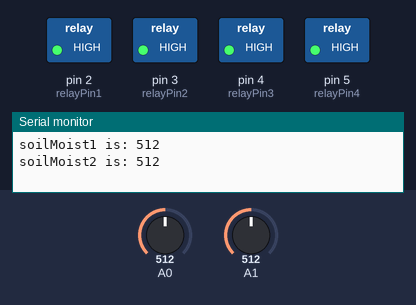
Simulated run of this sketch. Board: Arduino Uno, built with avr-gcc and run on an emulated ATmega328P. On the bench: switched loads named in the sketch (green lamp = pin HIGH), the last lines printed to the serial monitor. Inputs (shaded band) come from the test bench; at power-on: A0 = 512, A1 = 512.

Above: at 1.2 s.
1.3 s: A0 set to 689
3.9 s: A0 set to 712
At 5.3 s:
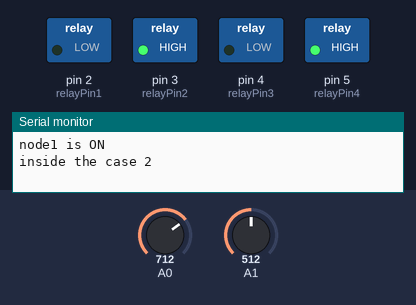
6.0 s: A1 set to 692
7.5 s: A1 set to 716
At 9.4 s:
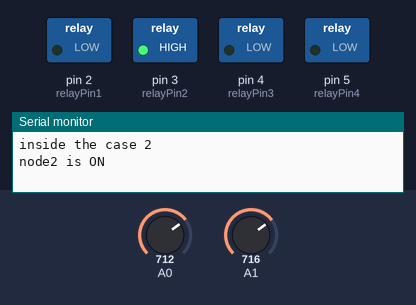
9.7 s: A0 set to 343
12.7 s: A0 set to 316
At 14.1 s:
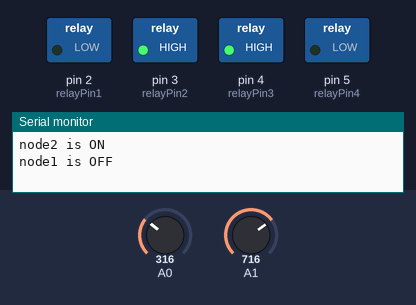
Timing chart, 0 to 15.7 s (numbered marks = the images above; inputs shaded):
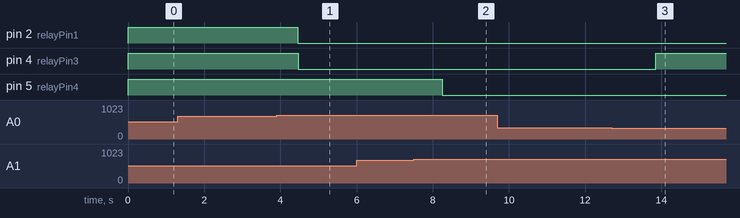

Measured:
- the behaviour switches between 700 and 701 on A0 (found by bisection; images 0 and 1)
- the behaviour switches between 700 and 701 on A1 (found by bisection; images 1 and 2)
- the behaviour switches between 325 and 324 on A0 (found by bisection; images 2 and 3)
- after the input at 3.9 s, pin 2 (relayPin1): HIGH → LOW after 0.56 s; pin 4 (relayPin3): HIGH → LOW after 0.58 s
- after the input at 7.5 s, pin 5 (relayPin4): HIGH → LOW after 0.74 s
- after the input at 12.7 s, pin 4 (relayPin3): LOW → HIGH after 1.2 s

The sketch:

relay_node.ino
```cpp
#define relayPin1 2
#define relayPin2 3
#define relayPin3 4
#define relayPin4 5

/*----(Variable declaration)-----*/
int soilMoist1;
int soilMoist2;
int wp = 700;
int fc = 325;
bool node1LockFlag = 0;
bool node2LockFlag = 0;
bool pumpOnFlag = 0;
bool pumpOffFlag = 0;

void setup()
{
  Serial.begin(9600);
  pinMode(relayPin1, OUTPUT);
  pinMode(relayPin2, OUTPUT);
  pinMode(relayPin3, OUTPUT);
  pinMode(relayPin4, OUTPUT);
  digitalWrite(relayPin1, HIGH);
  digitalWrite(relayPin2, HIGH);
  digitalWrite(relayPin3, HIGH);
  digitalWrite(relayPin4, HIGH);
}
void loop()
{
  for (int i = 0; i < 8; i++)
  {
    analogRead(0);
    delay(50);
  }
  soilMoist1 = analogRead(0);
  for (int i = 0; i < 8; i++)
  {
    analogRead(1);
    delay(50);
  }
  soilMoist2 = analogRead(1);
  Serial.print("soilMoist1 is: ");
  Serial.println(soilMoist1);
  Serial.print("soilMoist2 is: ");
  Serial.println(soilMoist2);
  nodeOnOff();
  Serial.println(" ");
  delay(1000);
}
void nodeOnOff()
{
  if (soilMoist1 > wp || soilMoist2 > wp)
  {
    Serial.println("inside the irrigation mode");
    if (pumpOnFlag == 0)
    {
      Serial.println("Pump is TURN ON");
      pumpOn();
      pumpOnFlag = 1;
      pumpOffFlag = 0;
    }
    if (soilMoist1 > soilMoist2 || node1LockFlag == 1)
    {
      Serial.println("inside the case 1");
      if (soilMoist1 > wp)
      {
        digitalWrite(relayPin3, LOW);
        node2LockFlag = 1;
        node1LockFlag = 1;
        Serial.println("node1 is ON");
      }
    }
    if ((soilMoist2 > soilMoist1) || node2LockFlag == 1)
    {
      Serial.println("inside the case 2");
      if (soilMoist2 > wp)
      {
        Serial.println("node2 is ON");
        digitalWrite(relayPin4, LOW);
        node2LockFlag = 1;
        node1LockFlag = 1;
      }
    }

  }
  if ((soilMoist1 < fc) || (soilMoist2 < fc))
  {
    if (soilMoist1 < fc)
    {
      Serial.println("node1 is OFF");
      digitalWrite(relayPin3, HIGH);
      node2LockFlag = 0;
    }
    if (soilMoist2 < fc)
    {
      Serial.println("node1 is OFF");
      digitalWrite(relayPin4, HIGH);
      node1LockFlag = 0;
      node2LockFlag = 0;
    }

    if (pumpOffFlag == 0 && soilMoist1 <fc && soilMoist2 <fc)
    {
      pumpOff();
      pumpOffFlag = 1;
      Serial.println("Pump is OFF");
    }
    node1LockFlag = 0;
    node2LockFlag = 0;
    pumpOnFlag = 0;
  }
}
void pumpOn()
{
  /*-----(LOGIC TO TURN OFF THE 1 PHASE PUMP)-----*/
  Serial.println("TURN ON THE 1 PHASE PUMP");
  digitalWrite(relayPin1, LOW);

  /*----(TURN ON PUMP FIRST)----*/
  /* Serial.println(F("PULSE TO TURN ON PUMP"));
    digitalWrite(relayPin1, LOW);
    digitalWrite(relayPin2, HIGH);
    for (int i = 0; i < 2; i++)
    {
     //Serial.println(i);
     delay(1000);
    }
    digitalWrite(relayPin1, HIGH);*/
}
void pumpOff()
{
  /*-----(LOGIC TO TURN OFF THE 1 PHASE PUMP)-----*/
  Serial.println("TURN OFF THE 1 PHASE PUMP");
  digitalWrite(relayPin1, HIGH);

  /*-----(LOGIC TO TURN OFF THE 3 PHASE PUMP)-----*/
  /*Serial.println(F("PULSE TO TURN OFF 3 PHASE PUMP"));
    digitalWrite(relayPin2, LOW);
    for (int i = 0; i < 2; i++)
    {
    //Serial.println(i);
    delay(1000);
    }
    digitalWrite(relayPin1, HIGH);
    digitalWrite(relayPin2, HIGH);*/
}
```
